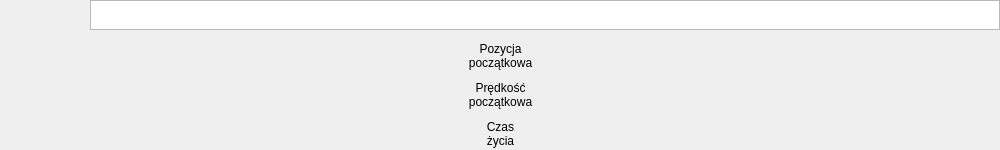
<?xml version="1.0" encoding="UTF-8"?>
<ui version="4.0">
 <class>Zestawienie</class>
 <widget class="QDialog" name="Zestawienie">
  <property name="geometry">
   <rect>
    <x>0</x>
    <y>0</y>
    <width>1000</width>
    <height>150</height>
   </rect>
  </property>
  <property name="windowTitle">
   <string>0</string>
  </property>
  <widget class="QGraphicsView" name="graphicsView">
   <property name="geometry">
    <rect>
     <x>90</x>
     <y>0</y>
     <width>910</width>
     <height>30</height>
    </rect>
   </property>
  </widget>
  <widget class="QWidget" name="gridLayoutWidget">
   <property name="geometry">
    <rect>
     <x>0</x>
     <y>40</y>
     <width>1001</width>
     <height>111</height>
    </rect>
   </property>
   <layout class="QGridLayout" name="gridLayout">
    <item row="1" column="0">
     <widget class="QLabel" name="label_3">
      <property name="text">
       <string>Prędkość&lt;br&gt;początkowa</string>
      </property>
      <property name="alignment">
       <set>Qt::AlignCenter</set>
      </property>
     </widget>
    </item>
    <item row="0" column="0">
     <widget class="QLabel" name="label_2">
      <property name="text">
       <string>Pozycja&lt;br&gt;początkowa</string>
      </property>
      <property name="alignment">
       <set>Qt::AlignCenter</set>
      </property>
     </widget>
    </item>
    <item row="2" column="0">
     <widget class="QLabel" name="label_4">
      <property name="text">
       <string>Czas&lt;br&gt;życia</string>
      </property>
      <property name="alignment">
       <set>Qt::AlignCenter</set>
      </property>
     </widget>
    </item>
   </layout>
  </widget>
 </widget>
 <resources/>
 <connections/>
</ui>
